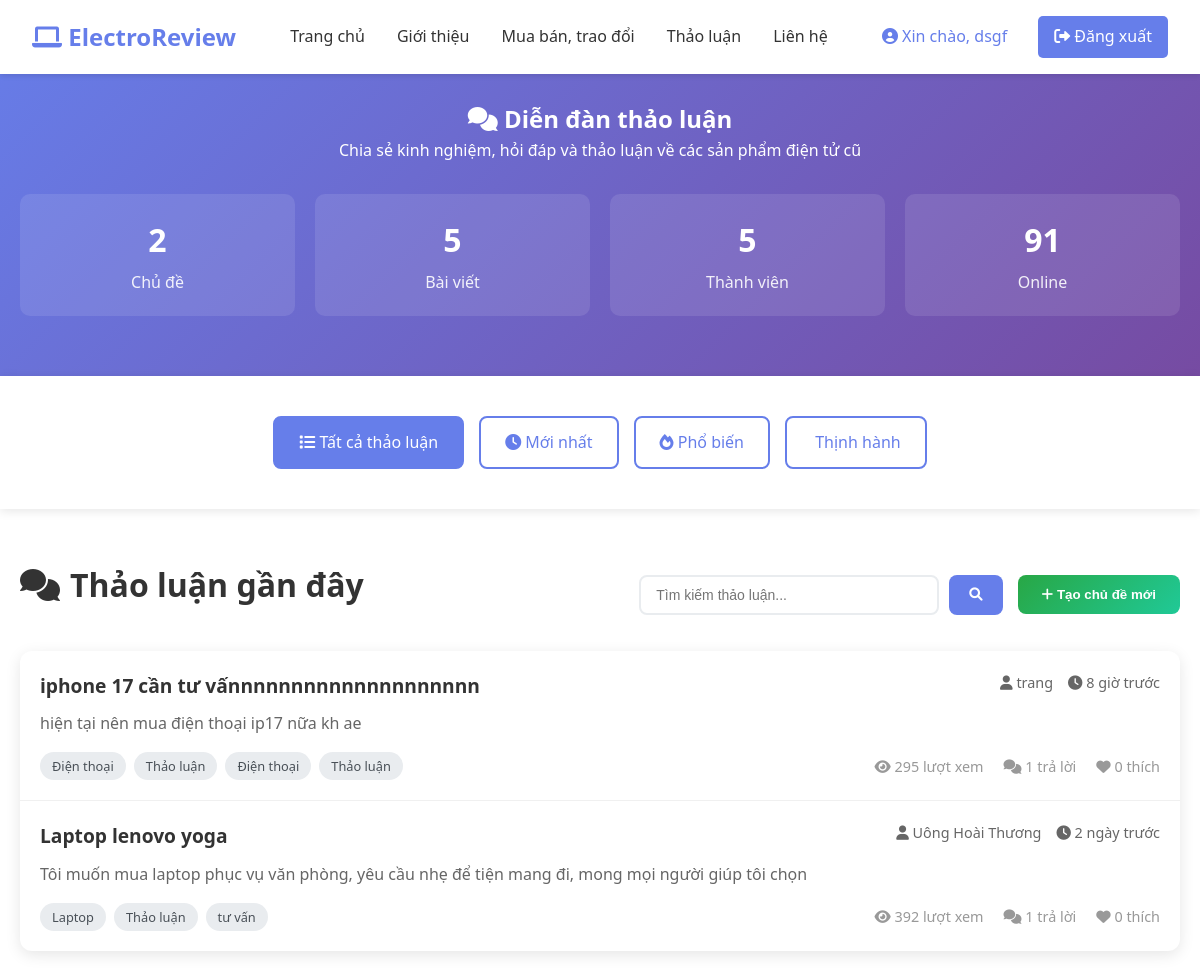
Screenshot of /frontend/html/thao-luan.php (signed in) with the database file from the repository.
### tables this page shows
CREATE TABLE `forum_topics` (
  `topic_id` int(11) NOT NULL,
  `user_id` int(11) NOT NULL,
  `category_id` int(11) DEFAULT NULL,
  `title` varchar(255) NOT NULL,
  `content` text NOT NULL,
  `tags` varchar(255) DEFAULT NULL,
  `views` int(11) DEFAULT 0,
  `replies_count` int(11) DEFAULT 0,
  `last_reply_at` timestamp NULL DEFAULT NULL,
  `status` enum('active','closed','pinned') DEFAULT 'active',
  `created_at` timestamp NOT NULL DEFAULT current_timestamp(),
  `updated_at` timestamp NOT NULL DEFAULT current_timestamp() ON UPDATE current_timestamp()
);

CREATE TABLE `users` (
  `user_id` int(11) NOT NULL,
  `username` varchar(50) NOT NULL,
  `email` varchar(100) NOT NULL,
  `password` varchar(255) NOT NULL,
  `full_name` varchar(100) NOT NULL,
  `phone` varchar(15) DEFAULT NULL,
  `avatar` varchar(255) DEFAULT 'default-avatar.png',
  `created_at` timestamp NOT NULL DEFAULT current_timestamp(),
  `updated_at` timestamp NOT NULL DEFAULT current_timestamp() ON UPDATE current_timestamp(),
  `status` enum('active','inactive','banned') DEFAULT 'active',
  `is_admin` tinyint(1) DEFAULT 0
);

CREATE TABLE `categories` (
  `category_id` int(11) NOT NULL,
  `category_name` varchar(100) NOT NULL,
  `category_slug` varchar(100) NOT NULL,
  `description` text DEFAULT NULL,
  `created_at` timestamp NOT NULL DEFAULT current_timestamp()
);

### frontend/html/thao-luan.php (the view, shortened to what this page needs)
<?php
function timeAgo($datetime) {
    $time = time() - strtotime($datetime);
    if ($time < 60) {
        return 'vừa xong';
    } elseif ($time < 3600) {
        return round($time/60) . ' phút trước';
    } elseif ($time < 86400) {
        return round($time/3600) . ' giờ trước';
    } elseif ($time < 2629746) {
        return round($time/86400) . ' ngày trước';
    } else {
        return date('d/m/Y', strtotime($datetime));
    }
}
$host = 'localhost';
$dbname = 'electroreview_db';
$username = 'root';
$password = '';
try {
    $pdo = new PDO("mysql:host=$host;dbname=$dbname;charset=utf8mb4", $username, $password);
    $pdo->setAttribute(PDO::ATTR_ERRMODE, PDO::ERRMODE_EXCEPTION);
    $total_topics = $pdo->query("SELECT COUNT(*) FROM forum_topics WHERE status = 'active'")->fetchColumn();
    $total_posts = $pdo->query("SELECT COUNT(*) FROM posts")->fetchColumn();
    $total_users = $pdo->query("SELECT COUNT(*) FROM users")->fetchColumn();
    $online_users = rand(50, 200);
    $all_discussions_stmt = $pdo->prepare("
        SELECT ft.*, u.full_name, u.email, c.category_name,
               COALESCE((SELECT COUNT(*) FROM topic_comments tc WHERE tc.topic_id = ft.topic_id), 0) as comment_count,
               0 as like_count,
               ft.topic_id as post_id
        FROM forum_topics ft
        LEFT JOIN users u ON ft.user_id = u.user_id
        LEFT JOIN categories c ON ft.category_id = c.category_id
        WHERE ft.status = 'active'
        ORDER BY ft.created_at DESC
        LIMIT 50    ");
    $all_discussions_stmt->execute();
    $all_discussions = $all_discussions_stmt->fetchAll(PDO::FETCH_ASSOC);
} catch(PDOException $e) {
    error_log("Database error in thao-luan.php: " . $e->getMessage());
    $total_topics = 0;
    $total_posts = 0;
    $total_users = 0;
    $online_users = 0;
    $all_discussions = [];
    $recent_discussions = [];
    $categories = [];
}
?>
<!DOCTYPE html>
<html lang="vi">
<head>
    <link href="https://cdnjs.cloudflare.com/ajax/libs/font-awesome/6.0.0/css/all.min.css" rel="stylesheet">
    <link href="css/style.css" rel="stylesheet">
</head>
<body>
    <header class="header">
        <div class="nav-container">
            <div class="logo">
                <i class="fas fa-laptop"></i>
                ElectroReview
            </div>
            <nav>
                <ul class="nav-menu">
                    <li><a href="index.php">Trang chủ</a></li>
                    <li><a href="index.php#about">Giới thiệu</a></li>
                    <li><a href="mua-ban.php">Mua bán, trao đổi</a></li>
                    <li><a href="thao-luan.php" class="active">Thảo luận</a></li>
                    <li><a href="lien-he.php">Liên hệ</a></li>
                </ul>
            </nav>            <div class="auth-buttons">
                <?php if (isset($_SESSION['is_logged_in']) && $_SESSION['is_logged_in']): ?>
                    <span style="color: #667eea; margin-right: 15px;">
                        <i class="fas fa-user-circle"></i>
                        Xin chào, <?php echo htmlspecialchars($_SESSION['full_name'] ?? $_SESSION['username'] ?? 'User'); ?>
                    </span>                    <?php if (isset($_SESSION['is_admin']) && $_SESSION['is_admin']): ?>
                        <a href="admin.php" class="btn btn-outline" style="margin-right: 10px;">
                            <i class="fas fa-cog"></i> Admin
                        </a>
                    <?php endif; ?>
                    <a href="logout.php" class="btn btn-primary">
                        <i class="fas fa-sign-out-alt"></i> Đăng xuất
                    </a>
                <?php else: ?>
                    <button class="btn btn-outline" onclick="openLoginModal()">Đăng nhập</button>
                    <button class="btn btn-primary" onclick="openRegisterModal()">Đăng ký</button>
                <?php endif; ?>
            </div>
        </div>
    </header>
    <section class="forum-header">
        <div class="forum-container">
            <h1><i class="fas fa-comments"></i> Diễn đàn thảo luận</h1>
            <p>Chia sẻ kinh nghiệm, hỏi đáp và thảo luận về các sản phẩm điện tử cũ</p>
              <div class="forum-stats">
                <div class="stat-card">
                    <div class="stat-number"><?php echo number_format($total_topics); ?></div>
                    <div class="stat-label">Chủ đề</div>
                </div>
                <div class="stat-card">
                    <div class="stat-number"><?php echo number_format($total_posts); ?></div>
                    <div class="stat-label">Bài viết</div>
                </div>
                <div class="stat-card">
                    <div class="stat-number"><?php echo number_format($total_users); ?></div>
                    <div class="stat-label">Thành viên</div>
                </div>
                <div class="stat-card">
                    <div class="stat-number"><?php echo number_format($online_users); ?></div>
                    <div class="stat-label">Online</div>
                </div>
            </div>
        </div>
    </section>
    <section class="forum-nav">
        <div class="forum-container">
            <div class="nav-buttons">
                <a href="#" class="nav-btn active" onclick="showSection('all')">
                    <i class="fas fa-list"></i> Tất cả thảo luận
                </a>
                <a href="#" class="nav-btn" onclick="showSection('recent')">
                    <i class="fas fa-clock"></i> Mới nhất
                </a>
                <a href="#" class="nav-btn" onclick="showSection('popular')">
                    <i class="fas fa-fire"></i> Phổ biến
                </a>
                <a href="#" class="nav-btn" onclick="showSection('trending')">
                    <i class="fas fa-trending-up"></i> Thịnh hành
                </a>
            </div>
        </div>
    </section>
    <div class="forum-container">
        <section id="categories-section" class="topics-section">
            <div class="topics-controls">
                <h2 class="section-title">
                    <i class="fas fa-comments"></i> Thảo luận gần đây
                </h2>
                <div style="display: flex; gap: 15px; align-items: center;">
                    <div class="search-box">
                        <input type="text" class="search-input" placeholder="Tìm kiếm thảo luận...">
                        <button class="search-btn"><i class="fas fa-search"></i></button>
                    </div>
                    <?php if (isset($_SESSION['is_logged_in']) && $_SESSION['is_logged_in']): ?>
                        <button class="btn-new-topic" onclick="openNewTopicModal()">
                            <i class="fas fa-plus"></i> Tạo chủ đề mới
                        </button>
                    <?php else: ?>
                        <button class="btn-new-topic" onclick="showLoginRequiredMessage()">
                            <i class="fas fa-lock"></i> Đăng nhập để tạo chủ đề
                        </button>
                    <?php endif; ?>
                </div>
            </div>            <div class="topics-list">                <?php if (!empty($all_discussions)): ?>
                    <?php foreach ($all_discussions as $index => $discussion): ?>
                        <div class="topic-item" onclick="showTopicDetail(<?php echo $discussion['post_id']; ?>)">
                            <div class="topic-header">
                                <h3 class="topic-title"><?php echo htmlspecialchars($discussion['title']); ?></h3>
                                <div class="topic-meta">
                                    <span><i class="fas fa-user"></i> <?php echo htmlspecialchars($discussion['full_name'] ?? $discussion['email'] ?? 'Ẩn danh'); ?></span>
                                    <span><i class="fas fa-clock"></i> <?php echo timeAgo($discussion['created_at']); ?></span>
                                </div>
                            </div>                            <p class="topic-content"><?php echo htmlspecialchars(substr(strip_tags($discussion['content']), 0, 200)); ?></p>
                            <div class="topic-footer">
                                <div class="topic-tags">
                                    <span class="tag"><?php echo htmlspecialchars($discussion['category_name'] ?? 'Tổng hợp'); ?></span>
                                    <span class="tag">Thảo luận</span>
                                    <?php if (!empty($discussion['tags'])): ?>
                                        <?php
                                        $tags = explode(',', $discussion['tags']);
                                        foreach($tags as $tag):
                                            $tag = trim($tag);
                                            if (!empty($tag)):
                                        ?>
                                            <span class="tag"><?php echo htmlspecialchars($tag); ?></span>
                                        <?php
                                            endif;
                                        endforeach;
                                        ?>
                                    <?php endif; ?>
                                </div>
                                <div class="topic-stats">
                                    <span><i class="fas fa-eye"></i> <?php echo rand(50, 500); ?> lượt xem</span>
                                    <span><i class="fas fa-comments"></i> <?php echo $discussion['comment_count']; ?> trả lời</span>
                                    <span><i class="fas fa-heart"></i> <?php echo $discussion['like_count']; ?> thích</span>
                                </div>
                            </div>
                        </div>
                    <?php endforeach; ?>
                <?php endif; ?>
            </div>
        </section>
    </div>
</body>
</html>

### frontend/html/css/style.css (style rules this page uses)
* { margin: 0; padding: 0; box-sizing: border-box; }
body { font-family: 'Segoe UI', Tahoma, Geneva, Verdana, sans-serif; line-height: 1.6; color: #333; }
.header { background: white; box-shadow: 0 2px 5px rgba(0,0,0,0.1); position: fixed; top: 0; width: 100%; z-index: 1000; }
.nav-container { display: flex; justify-content: space-between; align-items: center; padding: 1rem 2rem; }
.logo { font-size: 1.5rem; font-weight: bold; color: #667eea; }
.nav-menu { display: flex; list-style: none; gap: 2rem; }
.nav-menu a { text-decoration: none; color: #333; font-weight: 500; }
.auth-buttons { display: flex; gap: 1rem; align-items: center; }
.btn { padding: 0.5rem 1rem; border: none; border-radius: 5px; cursor: pointer; font-weight: 500; text-decoration: none; display: inline-block; text-align: center; }
.btn-primary { background: #667eea; color: white; }
.section-title { text-align: center; font-size: 2.5rem; margin-bottom: 3rem; }

### frontend/html/thao-luan.php (style rules this page uses)
.forum-container { max-width: 1200px; margin: 0 auto; padding: 20px; }
.forum-header { background: linear-gradient(135deg, #667eea 0%, #764ba2 100%); color: white; padding: 80px 0 40px; text-align: center; }
.forum-stats { display: grid; grid-template-columns: repeat(auto-fit, minmax(200px, 1fr)); gap: 20px; margin-top: 30px; }
.stat-card { background: rgba(255, 255, 255, 0.1); padding: 20px; border-radius: 10px; text-align: center; }
.stat-number { font-size: 2rem; font-weight: bold; margin-bottom: 5px; }
.stat-label { opacity: 0.9; }
.forum-nav { background: white; padding: 20px 0; box-shadow: 0 2px 10px rgba(0,0,0,0.1); margin-bottom: 30px; }
.nav-buttons { display: flex; gap: 15px; justify-content: center; }
.nav-btn { padding: 12px 24px; border: 2px solid #667eea; background: white; color: #667eea; border-radius: 8px; text-decoration: none; font-weight: 500; transition: all 0.3s ease; }
.nav-btn:hover, .nav-btn.active { background: #667eea; color: white; }
.section-title { font-size: 2rem; margin-bottom: 20px; color: #333; display: flex; align-items: center; gap: 10px; }
.topics-section { margin-bottom: 40px; }
.topics-controls { display: flex; justify-content: space-between; align-items: center; margin-bottom: 20px; }
.search-box { display: flex; gap: 10px; }
.search-input { padding: 10px 15px; border: 2px solid #e9ecef; border-radius: 8px; font-size: 14px; width: 300px; }
.search-btn { padding: 10px 20px; background: #667eea; color: white; border: none; border-radius: 8px; cursor: pointer; }
.btn-new-topic { background: linear-gradient(135deg, #28a745 0%, #20c997 100%); color: white; padding: 12px 24px; border: none; border-radius: 8px; font-weight: 600; cursor: pointer; transition: transform 0.3s ease; }
.topics-list { background: white; border-radius: 12px; overflow: hidden; box-shadow: 0 4px 15px rgba(0,0,0,0.1); }
.topic-item { padding: 20px; border-bottom: 1px solid #f0f0f0; transition: background 0.3s ease; }
.topic-item:last-child { border-bottom: none; }
.topic-header { display: flex; justify-content: space-between; align-items: flex-start; margin-bottom: 10px; }
.topic-title { font-size: 1.2rem; font-weight: 600; color: #333; text-decoration: none; cursor: pointer; }
.topic-meta { display: flex; gap: 15px; font-size: 0.9rem; color: #666; }
.topic-content { color: #666; margin-bottom: 15px; line-height: 1.6; }
.topic-footer { display: flex; justify-content: space-between; align-items: center; }
.topic-tags { display: flex; gap: 8px; }
.tag { background: #e9ecef; color: #495057; padding: 4px 12px; border-radius: 20px; font-size: 0.8rem; }
.topic-stats { display: flex; gap: 20px; font-size: 0.9rem; color: #999; }

### rows the page displays
forum_topics: title "iphone 17 cần tư vấnnnnnnnnnnnnnnnnnnnn", user.full_name "trang", created_at "8 giờ trước", content "hiện tại nên mua điện thoại ip17 nữa kh ae", category.category_name "Điện thoại", tags "Điện thoại", tags "Thảo luận", comment_count "1", like_count "0"
forum_topics: title "Laptop lenovo yoga", user.full_name "Uông Hoài Thương", created_at "2 ngày trước", content "Tôi muốn mua laptop phục vụ văn phòng, yêu cầu nhẹ để tiện mang đi, mong mọi người giúp tôi chọn", category.category_name "Laptop", tags "tư vấn", comment_count "1", like_count "0"

### other values shown
$_SESSION['full_name'] "dsgf"
$total_topics "2"
$total_posts "5"
$total_users "5"
$online_users "91"
